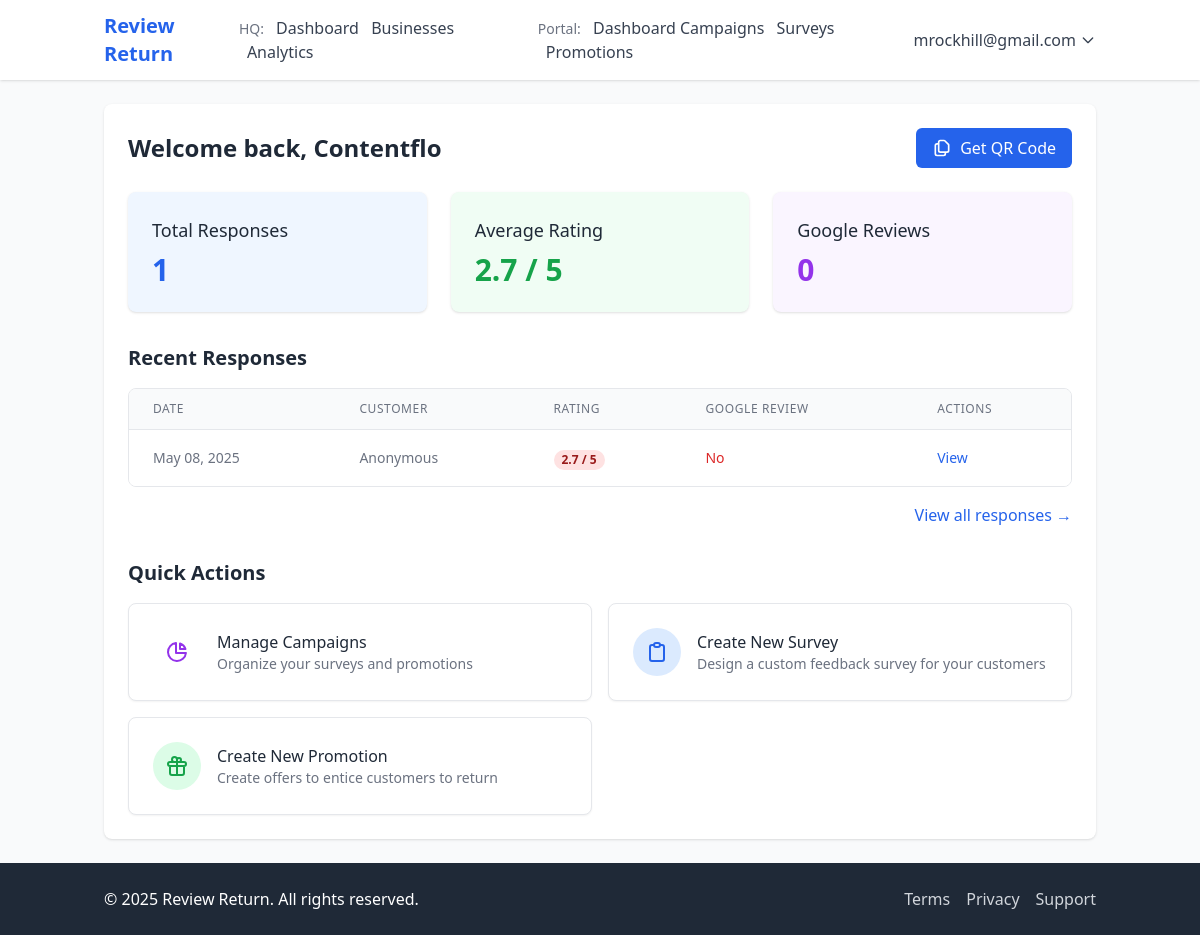
The page /portal/ (signed in) on the database its author committed.
### accounts/models.py (models this page shows, shortened)
class User(AbstractBaseUser, PermissionsMixin):
    email = models.EmailField(unique=True)
    first_name = models.CharField(max_length=150, blank=True)
    last_name = models.CharField(max_length=150, blank=True)
    is_staff = models.BooleanField(default=False)
    is_active = models.BooleanField(default=True)
    date_joined = models.DateTimeField(default=timezone.now)
    USERNAME_FIELD = 'email'
    REQUIRED_FIELDS = []
    objects = CustomUserManager()
    def get_full_name(self):
        return f"{self.first_name} {self.last_name}".strip() or self.email

class Business(models.Model):
    name = models.CharField(max_length=200)
    user = models.OneToOneField(User, on_delete=models.CASCADE, related_name='business')
    address = models.TextField()
    phone = models.CharField(max_length=20)
    email = models.EmailField()
    website = models.URLField(blank=True, null=True)
    google_place_id = models.CharField(max_length=255, blank=True, null=True)
    google_review_url = models.URLField(blank=True, null=True)
    logo = models.ImageField(upload_to='business_logos/', blank=True, null=True)
    qr_code = models.ImageField(upload_to='qr_codes/', blank=True, null=True)
    unique_identifier = models.UUIDField(default=uuid.uuid4, editable=False, unique=True)
    created_at = models.DateTimeField(auto_now_add=True)
    updated_at = models.DateTimeField(auto_now=True)
    ONBOARDING_INCOMPLETE = 'incomplete'
    ONBOARDING_PROFILE = 'profile_completed'
    ONBOARDING_SUBSCRIPTION = 'subscription_completed'
    ONBOARDING_CAMPAIGN = 'campaign_created'
    ONBOARDING_COMPLETE = 'complete'
    ONBOARDING_STATUSES = [
        (ONBOARDING_INCOMPLETE, 'Incomplete'),
        (ONBOARDING_PROFILE, 'Profile Completed'),
        (ONBOARDING_SUBSCRIPTION, 'Subscription Completed'),
        (ONBOARDING_CAMPAIGN, 'Campaign Created'),
        (ONBOARDING_COMPLETE, 'Complete'),
    ]
    onboarding_status = models.CharField(
        max_length=50,
        choices=ONBOARDING_STATUSES,
        default=ONBOARDING_INCOMPLETE
    )

### survey/models.py (models this page shows, shortened)
class CustomerResponse(models.Model):
    survey = models.ForeignKey(Survey, on_delete=models.CASCADE, related_name='responses')
    customer_name = models.CharField(max_length=200, blank=True, null=True)
    customer_email = models.EmailField(blank=True, null=True)
    customer_phone = models.CharField(max_length=20, blank=True, null=True)
    avg_rating = models.FloatField(null=True, blank=True)  # Calculated average rating
    left_google_review = models.BooleanField(default=False)
    promotion_sent = models.BooleanField(default=False)
    ip_address = models.GenericIPAddressField(blank=True, null=True)
    created_at = models.DateTimeField(auto_now_add=True)

### portal/views.py (the view, shortened to what this page needs)
# urls.py: path('', views.client_dashboard, name='dashboard'),
@login_required
def client_dashboard(request):
    if request.user.is_staff:
        business = Business.objects.first()
    else:
        try:
            business = request.user.business
        except:
            return redirect('accounts:no_business_profile')
    responses = CustomerResponse.objects.filter(survey__business=business)
    total_responses = responses.count()
    avg_rating = responses.aggregate(avg=Avg('avg_rating'))['avg'] or 0
    google_reviews = responses.filter(left_google_review=True).count()
    recent_responses = responses.order_by('-created_at')[:5]
    context = {
        'business': business,
        'total_responses': total_responses,
        'avg_rating': round(avg_rating, 1),
        'google_reviews': google_reviews,
        'recent_responses': recent_responses,
    }
    return render(request, 'portal/dashboard.html', context)

### templates/portal/dashboard.html (shortened to what this page needs)
{% extends 'base.html' %}
{% block content %}
<div class="bg-white shadow rounded-lg p-6">
    <div class="flex justify-between items-center mb-6">
        <h1 class="text-2xl font-bold text-gray-800">Welcome back, {{ business.name }}</h1>
        <a href="{% url 'portal:business_qr_code' %}" class="bg-blue-600 hover:bg-blue-700 text-white px-4 py-2 rounded-md flex items-center">
            Get QR Code
        </a>
    </div>
    <div class="grid grid-cols-1 md:grid-cols-3 gap-6 mb-8">
        <div class="bg-blue-50 p-6 rounded-lg shadow">
            <h3 class="text-lg font-medium text-gray-800 mb-2">Total Responses</h3>
            <p class="text-3xl font-bold text-blue-600">{{ total_responses }}</p>
        </div>
        <div class="bg-green-50 p-6 rounded-lg shadow">
            <h3 class="text-lg font-medium text-gray-800 mb-2">Average Rating</h3>
            <p class="text-3xl font-bold text-green-600">{{ avg_rating }} / 5</p>
        </div>
        <div class="bg-purple-50 p-6 rounded-lg shadow">
            <h3 class="text-lg font-medium text-gray-800 mb-2">Google Reviews</h3>
            <p class="text-3xl font-bold text-purple-600">{{ google_reviews }}</p>
        </div>
    </div>
    <div class="mb-8">
        <h2 class="text-xl font-bold text-gray-800 mb-4">Recent Responses</h2>
        {% if recent_responses %}
            <div class="bg-white overflow-x-auto border border-gray-200 rounded-lg">
                <table class="min-w-full divide-y divide-gray-200">
                    <thead class="bg-gray-50">
                        <tr>
                            <th scope="col" class="px-6 py-3 text-left text-xs font-medium text-gray-500 uppercase tracking-wider">Date</th>
                            <th scope="col" class="px-6 py-3 text-left text-xs font-medium text-gray-500 uppercase tracking-wider">Customer</th>
                            <th scope="col" class="px-6 py-3 text-left text-xs font-medium text-gray-500 uppercase tracking-wider">Rating</th>
                            <th scope="col" class="px-6 py-3 text-left text-xs font-medium text-gray-500 uppercase tracking-wider">Google Review</th>
                            <th scope="col" class="px-6 py-3 text-left text-xs font-medium text-gray-500 uppercase tracking-wider">Actions</th>
                        </tr>
                    </thead>
                    <tbody class="bg-white divide-y divide-gray-200">
                        {% for response in recent_responses %}
                            <tr>
                                <td class="px-6 py-4 whitespace-nowrap text-sm text-gray-500">{{ response.created_at|date:"M d, Y" }}</td>
                                <td class="px-6 py-4 whitespace-nowrap text-sm text-gray-500">
                                    {% if response.customer_name %}
                                        {{ response.customer_name }}
                                    {% else %}
                                        Anonymous
                                    {% endif %}
                                </td>
                                <td class="px-6 py-4 whitespace-nowrap">
                                    {% if response.avg_rating %}
                                        <span class="px-2 inline-flex text-xs leading-5 font-semibold rounded-full {% if response.avg_rating >= 4 %}bg-green-100 text-green-800{% elif response.avg_rating >= 3 %}bg-yellow-100 text-yellow-800{% else %}bg-red-100 text-red-800{% endif %}">
                                            {{ response.avg_rating|floatformat:1 }} / 5
                                        </span>
                                    {% else %}
                                        <span class="px-2 inline-flex text-xs leading-5 font-semibold rounded-full bg-gray-100 text-gray-800">N/A</span>
                                    {% endif %}
                                </td>
                                <td class="px-6 py-4 whitespace-nowrap text-sm text-gray-500">
                                    {% if response.left_google_review %}
                                        <span class="text-green-600">Yes</span>
                                    {% else %}
                                        <span class="text-red-600">No</span>
                                    {% endif %}
                                </td>
                                <td class="px-6 py-4 whitespace-nowrap text-sm font-medium">
                                    <a href="{% url 'portal:response_detail' pk=response.id %}" class="text-blue-600 hover:text-blue-900">View</a>
                                </td>
                            </tr>
                        {% endfor %}
                    </tbody>
                </table>
            </div>
            <div class="mt-4 text-right">
                <a href="{% url 'portal:response_list' %}" class="text-blue-600 hover:text-blue-900">View all responses →</a>
            </div>
        {% else %}
            <div class="bg-gray-50 p-6 text-center rounded-lg border border-gray-200">
                <p class="text-gray-500">No responses yet. Share your QR code with customers to start collecting feedback.</p>
            </div>
        {% endif %}
    </div>
    <div>
        <h2 class="text-xl font-bold text-gray-800 mb-4">Quick Actions</h2>
        <div class="grid grid-cols-1 md:grid-cols-2 gap-4">
            <a href="{% url 'portal:manage_campaigns' %}" class="bg-white border border-gray-200 p-6 rounded-lg shadow-sm hover:shadow flex items-center">
                <div class="rounded-full bg-purple-100 p-3 mr-4">
                </div>
                <div>
                    <h3 class="font-medium text-gray-800">Manage Campaigns</h3>
                    <p class="text-sm text-gray-500">Organize your surveys and promotions</p>
                </div>
            </a>
            <a href="{% url 'portal:survey_create' %}" class="bg-white border border-gray-200 p-6 rounded-lg shadow-sm hover:shadow flex items-center">
                <div class="rounded-full bg-blue-100 p-3 mr-4">
                    <svg class="h-6 w-6 text-blue-600" fill="none" stroke="currentColor" viewBox="0 0 24 24">
                        <path stroke-linecap="round" stroke-linejoin="round" stroke-width="2" d="M9 5H7a2 2 0 00-2 2v12a2 2 0 002 2h10a2 2 0 002-2V7a2 2 0 00-2-2h-2M9 5a2 2 0 002 2h2a2 2 0 002-2M9 5a2 2 0 012-2h2a2 2 0 012 2"></path>
                    </svg>
                </div>
                <div>
                    <h3 class="font-medium text-gray-800">Create New Survey</h3>
                    <p class="text-sm text-gray-500">Design a custom feedback survey for your customers</p>
                </div>
            </a>
            <a href="{% url 'portal:promotion_create' %}" class="bg-white border border-gray-200 p-6 rounded-lg shadow-sm hover:shadow flex items-center">
                <div class="rounded-full bg-green-100 p-3 mr-4">
                    <svg class="h-6 w-6 text-green-600" fill="none" stroke="currentColor" viewBox="0 0 24 24">
                        <path stroke-linecap="round" stroke-linejoin="round" stroke-width="2" d="M12 8v13m0-13V6a2 2 0 112 2h-2zm0 0V5.5A2.5 2.5 0 109.5 8H12zm-7 4h14M5 12a2 2 0 110-4h14a2 2 0 110 4M5 12v7a2 2 0 002 2h10a2 2 0 002-2v-7"></path>
                    </svg>
                </div>
                <div>
                    <h3 class="font-medium text-gray-800">Create New Promotion</h3>
                    <p class="text-sm text-gray-500">Create offers to entice customers to return</p>
                </div>
            </a>
        </div>
    </div>
</div>
{% endblock %}

### templates/base.html (shortened to what this page needs)
<!DOCTYPE html>
<html lang="en">
<head>
    {% load static %}
    {% load tailwind_tags %}
    {% tailwind_css %}
</head>
<body class="bg-gray-50 min-h-screen flex flex-col">
    <header class="bg-white shadow">
        <nav class="container mx-auto px-4 py-3 flex justify-between items-center">
            <div class="flex items-center">
                <a href="/" class="text-xl font-bold text-blue-600">Review Return</a>
            </div>
            <div class="flex items-center space-x-4">
                {% if user.is_authenticated %}
                    {% if user.is_staff %}
                        <div class="flex items-center space-x-4">
                            <div class="mr-4">
                                <span class="text-sm text-gray-500">HQ:</span>
                                <a href="{% url 'hq:home' %}" class="text-gray-700 hover:text-blue-600 ml-2">Dashboard</a>
                                <a href="{% url 'hq:business_list' %}" class="text-gray-700 hover:text-blue-600 ml-2">Businesses</a>
                                <a href="{% url 'hq:analytics' %}" class="text-gray-700 hover:text-blue-600 ml-2">Analytics</a>
                            </div>
                            <div>
                                <span class="text-sm text-gray-500">Portal:</span>
                                <a href="{% url 'portal:dashboard' %}" class="text-gray-700 hover:text-blue-600 ml-2">Dashboard</a>
                                <a href="{% url 'portal:manage_campaigns' %}" class="text-gray-700 hover:text-blue-600">Campaigns</a>
                                <a href="{% url 'portal:manage_surveys' %}" class="text-gray-700 hover:text-blue-600 ml-2">Surveys</a>
                                <a href="{% url 'portal:manage_promotions' %}" class="text-gray-700 hover:text-blue-600 ml-2">Promotions</a>
                            </div>
                        </div>
                    {% endif %}
                    <div class="relative inline-block text-left group">
                        <button class="text-gray-700 hover:text-blue-600 flex items-center">
                            {% if user.get_full_name %}
                                {{ user.get_full_name }}
                            {% else %}
                                {{ user.email }}
                            {% endif %}
                            <svg class="h-4 w-4 ml-1" fill="none" stroke="currentColor" viewBox="0 0 24 24">
                                <path stroke-linecap="round" stroke-linejoin="round" stroke-width="2" d="M19 9l-7 7-7-7"></path>
                            </svg>
                        </button>
                    </div>
                {% else %}
                    <a href="{% url 'accounts:login' %}" class="text-gray-700 hover:text-blue-600">Login</a>
                    <a href="{% url 'accounts:business_signup' %}" class="bg-blue-600 hover:bg-blue-700 text-white px-4 py-2 rounded-md">Sign Up</a>
                {% endif %}
            </div>
        </nav>
    </header>
    <main class="container mx-auto px-4 py-6 flex-grow">
        {% block content %}{% endblock %}
    </main>
    <footer class="bg-gray-800 text-white py-6 mt-auto">
        <div class="container mx-auto px-4">
            <div class="flex flex-col md:flex-row justify-between items-center">
                <div class="mb-4 md:mb-0">
                    <p>&copy; {% now "Y" %} Review Return. All rights reserved.</p>
                </div>
                <div class="flex space-x-4">
                    <a href="#" class="text-gray-300 hover:text-white">Terms</a>
                    <a href="#" class="text-gray-300 hover:text-white">Privacy</a>
                    <a href="#" class="text-gray-300 hover:text-white">Support</a>
                </div>
            </div>
        </div>
    </footer>
</body>
</html>

### rows shown on the page
User: get_full_name "mrockhill@gmail.com"
Business: name "Contentflo"
CustomerResponse: created_at "May 08, 2025", customer_name "Anonymous", avg_rating "2.7", left_google_review "No"

### other values the page prints
{{ total_responses }} "1"
{{ avg_rating }} "2.7"
{{ google_reviews }} "0"
